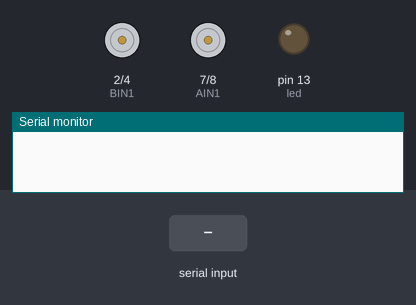
This sketch was run on a simulated Arduino Uno, built with avr-gcc and run on an emulated ATmega328P. Parts: motor-driver pin pairs drawn as motors (green arrow = first pin HIGH = forward, orange = second pin HIGH = backward, longer = more drive), output pins drawn as LEDs (lit = HIGH), the last lines printed to the serial monitor. Inputs (shaded band) come from the test bench.

Above: at 1.2 s.
1.3 s: "y" received over Serial
At 1.9 s:
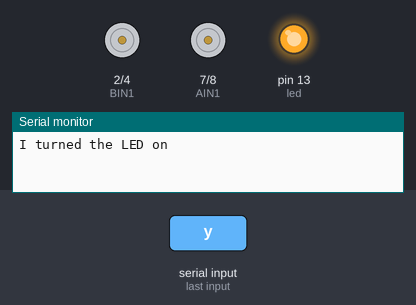
2.8 s: "f" received over Serial
At 4.2 s:
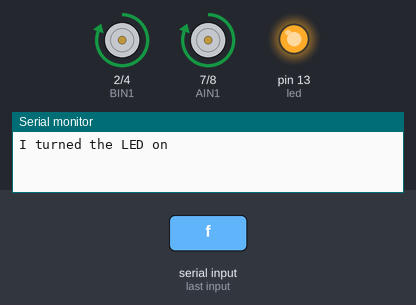
5.8 s: "b" received over Serial
At 6.5 s:
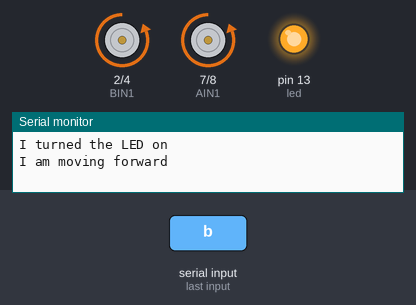
Timing chart, 0 to 9.3 s (numbered marks = the images above; inputs shaded):
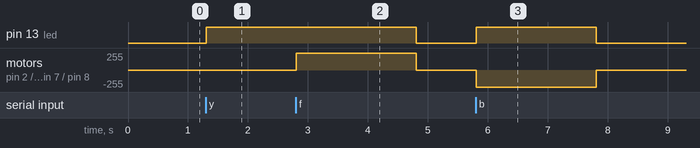

Measured:
- after the input at 1.3 s, pin 13 (led): LOW → HIGH at once
- after the input at 2.8 s, pin 13 (led): HIGH → LOW after 2.0 s; motor on pin 2 (BIN1) / pin 4 (BIN2), motor on pin 7 (AIN1) / pin 8 (AIN2): stopped → forward 255/255 at once, → stopped 2.0 s later
- after the input at 5.8 s, pin 13 (led): LOW → HIGH at once, → LOW 2.0 s later; motor on pin 2 (BIN1) / pin 4 (BIN2), motor on pin 7 (AIN1) / pin 8 (AIN2): stopped → backward 255/255 at once, → stopped 2.0 s later

The sketch:

sketch_may25c_Driving_H_Bridge_2_Wheels_With_Seiral_Command.ino
```cpp
int led = 13;
int AIN1 = 7;
int AIN2 = 8;
int BIN1 = 2;
int BIN2 = 4;

void setup() {
  Serial.begin(19200);
  pinMode(led, OUTPUT);
  pinMode(AIN1, OUTPUT);
  pinMode(AIN2, OUTPUT);
  pinMode(BIN1, OUTPUT);
  pinMode(BIN2, OUTPUT);
}

void forward() {
  digitalWrite(led, HIGH);
  digitalWrite(AIN1, HIGH);
  digitalWrite(AIN2, LOW);
  digitalWrite(BIN1, HIGH);
  digitalWrite(BIN2, LOW);
}

void backward() {
  digitalWrite(led, HIGH);
  digitalWrite(AIN1, LOW);
  digitalWrite(AIN2, HIGH);
  digitalWrite(BIN1, LOW);
  digitalWrite(BIN2, HIGH);
}

void stop() {
  digitalWrite(led, LOW);
  digitalWrite(AIN1, LOW);
  digitalWrite(AIN2, LOW);
  digitalWrite(BIN1, LOW);
  digitalWrite(BIN2, LOW);
}

void loop() {
  char c = Serial.read();

  if (c == 'y') {
    digitalWrite(led, HIGH);
    Serial.println("I turned the LED on");
  }

  if (c == 'n') {
    digitalWrite(led, LOW);
    Serial.println("I turned the LED off");
  }

  if (c == 'f') {
    forward();
    delay(2000);
    stop();
    Serial.println("I am moving forward");
  }

    if (c == 'b') {
    backward();
    delay(2000);
    stop();
    Serial.println("I am moving backward");
  }

}
```
